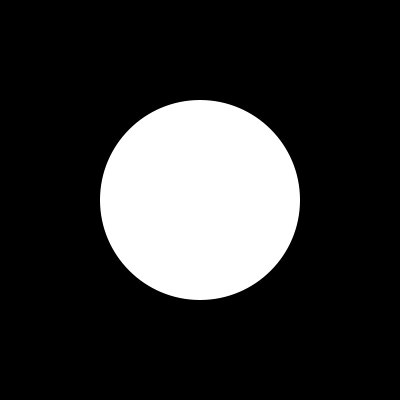
Frame 1 (no input)
Frame 60 (the mouse pressed at the canvas centre just before this capture): identical to frame 1, image omitted
Frame 120 (the mouse held since frame 60 and released just before this capture): identical to frame 1, image omitted

The Processing sketch that drew this single still picture (run headless with seeded random() and noise(); from frame 60 on, the mouse is pressed at the canvas centre):

// Processing sketch: g_keyPressed_04
// ── g_keyPressed_04.pde
///////////////////////////////////////
/*
 ++++++++++++++++++++++++++++++++++++++++++
 DESIGNING PROGRAMS 0.5 (2012)
 AN INTRODUCTORY COURSE TO CREATIVE CODING
 FOR GRAPHIC DESIGN STUDENTS.
 
 IMPLEMENTED BY THE FREE ART BUREAU 2010/11 
 www.freeartbureau.org/blog
 ++++++++++++++++++++++++++++++++++++++++++
 INTERACTION : CLAVIER
 SKETCH : KEYPRESSED_03
 PARENT SKETCH : KEYPRESSED_02
 TYPE : DYNAMIC

 */
/////////////////////////// GLOBALS ////////////////////////////

int dia;
/////////////////////////// SETUP ////////////////////////////

void setup() {
  size(400, 400);
  background(0);
  smooth();
  rectMode(CENTER);
  noStroke();
  dia = 200;
}

/////////////////////////// DRAW ////////////////////////////
void draw() {
  background(0);
  ellipse(width/2, height/2, dia, dia);
}

/////////////////////////// FUNCTIONS ////////////////////////////
void keyPressed() {
  if (key == 'r') {
    fill(255, 0, 0);
  }
  if (key == 'w') {
    fill(255);
  }

  if (key == '+') {
    dia++;
  }
  
   if (key == '-') {
    dia--;
  }
}
